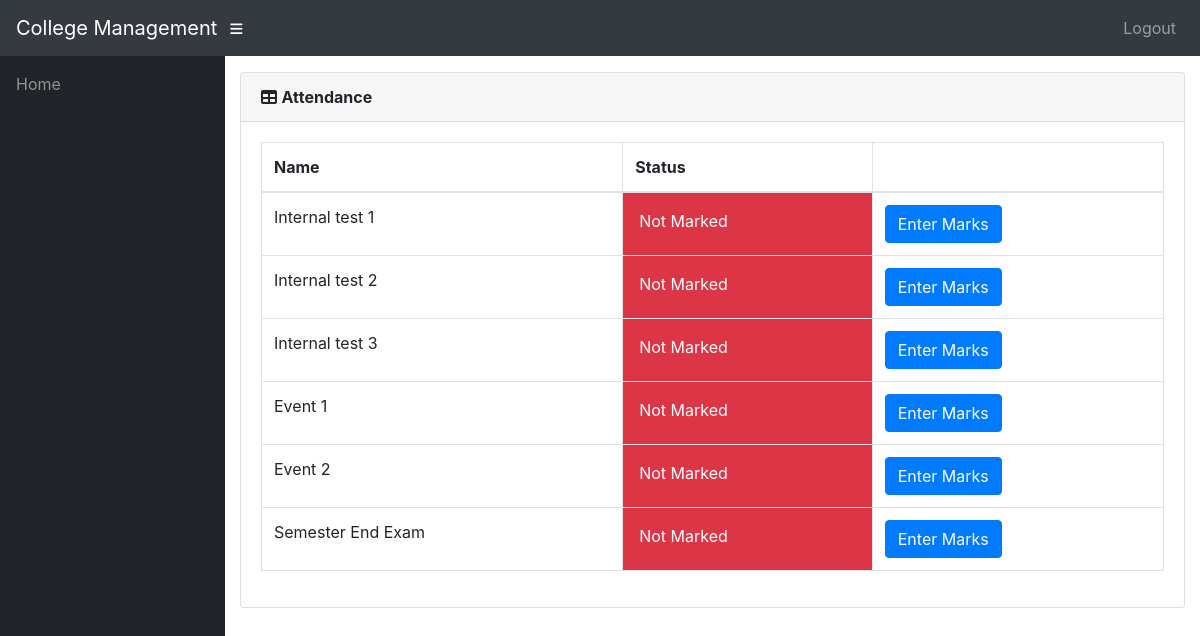
/info/teacher/1/marks_list/ (signed in), run on an earlier commit of the app's database.
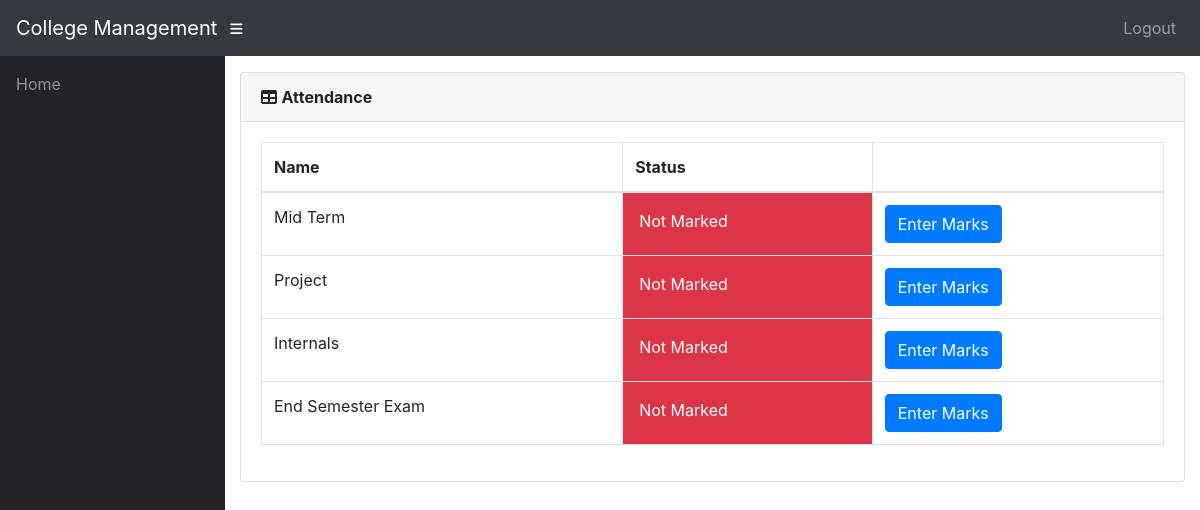
And on a later commit of the database.
### info/models.py (models this page shows, shortened)
class MarksClass(models.Model):
    assign = models.ForeignKey(Assign, on_delete=models.CASCADE)
    name = models.CharField(max_length=50, choices=test_name, default='Mid Term')
    status = models.BooleanField(default='False')
    class Meta:
        unique_together = (('assign', 'name'),)

### info/views.py (the view)
# urls.py: path('teacher/<int:assign_id>/marks_list/', views.t_marks_list, name='t_marks_list'),
@login_required()
def t_marks_list(request, assign_id):
    ass = get_object_or_404(Assign, id=assign_id)
    m_list = MarksClass.objects.filter(assign=ass)
    return render(request, 'info/t_marks_list.html', {'m_list': m_list})

### info/models.py (called while the page is built)
    @property
    def is_student(self):
        if hasattr(self, 'student'):
            return True
        return False

    @property
    def is_teacher(self):
        if hasattr(self, 'teacher'):
            return True
        return False

### info/templates/info/t_marks_list.html
{% extends 'info/base.html' %}
{% block content %}
    <div class="card mb-3">
        <div class="card-header">
              <i class="fas fa-table"></i>
            <b>Attendance</b></div>
            <div class="card-body">
              <div class="table-responsive">
                <table class="table table-bordered" id="dataTable" width="100%" cellspacing="0">
                  <thead>
                    <tr>
                        <th>Name</th>
                        <th>Status</th>
                        <th></th>
                    </tr>
                  </thead>
                  <tbody>
                    {% for m in m_list %}
                    <tr>
                        <td>{{ m.name }}</td>
                        {% if not m.status %}
                            <td class="p-3 mb-2 bg-danger text-white">Not Marked</td>
                            <td>
                                <a class="btn btn-primary" href="{% url 't_marks_entry' m.id %}" role="button">Enter Marks</a>
                            </td>
                        {% else %}
                            <td class="p-3 mb-2 bg-success text-white">Marked</td>
                            <td><a class="btn btn-warning" href="{% url 'edit_marks' m.id %}" role="button">Edit Marks</a> </td>
                        {% endif %}
                    </tr>
                    {% empty %}
                            <p>student has no courses</p>
                    {% endfor %}
                  </tbody>
                </table>
              </div>
        </div>
    </div>
{% endblock %}

### info/templates/info/base.html (shortened to what this page needs)
<!DOCTYPE html>
<html lang="en">
  <head>
      {% load static %}
    <link href="{% static '/info/bootstrap/vendor/bootstrap/css/bootstrap.min.css' %}" rel="stylesheet">
    <link href="{% static '/info/bootstrap/vendor/fontawesome-free/css/all.min.css' %}" rel="stylesheet" type="text/css">
    <link href="{% static '/info/bootstrap/vendor/datatables/dataTables.bootstrap4.css' %}" rel="stylesheet">
    <link href="{% static '/info/bootstrap/css/sb-admin.css' %}" rel="stylesheet">
  </head>
  <body id="page-top">
    <nav class="navbar navbar-expand navbar-dark bg-dark static-top">
      <a class="navbar-brand mr-1" href="{% url 'index' %}">College Management</a>
      <button class="btn btn-link btn-sm text-white order-1 order-sm-0" id="sidebarToggle" href="#">
        <i class="fas fa-bars"></i>
      </button>
        <div class="collapse navbar-collapse" id="navbarResponsive">
          <ul class="navbar-nav ml-auto">
            <li class="nav-item">
                <a class="nav-link" href="#" data-toggle="modal" data-target="#logoutModal">Logout</a>
            </li>
          </ul>
        </div>
    </nav>
    <div id="wrapper">
      <ul class="sidebar navbar-nav">
            <li class="nav-item">
              <a class="nav-link" href="{% url 'index' %}">
                <span>Home</span>
              </a>
            </li>
      </ul>
      <div id="content-wrapper">
        <div class="container-fluid">
            {% block content %}
            {% endblock %}
        </div>
      </div>
    </div>
  </body>
</html>

What changed in the data, as far as the page shows it:
removed MarksClass: name "Event 2", status "Not Marked"
removed MarksClass: name "Semester End Exam", status "Not Marked"
changed MarksClass: name "Internal test 1" → "Mid Term"
changed MarksClass: name "Internal test 2" → "Project"
changed MarksClass: name "Internal test 3" → "Internals"
changed MarksClass: name "Event 1" → "End Semester Exam"
